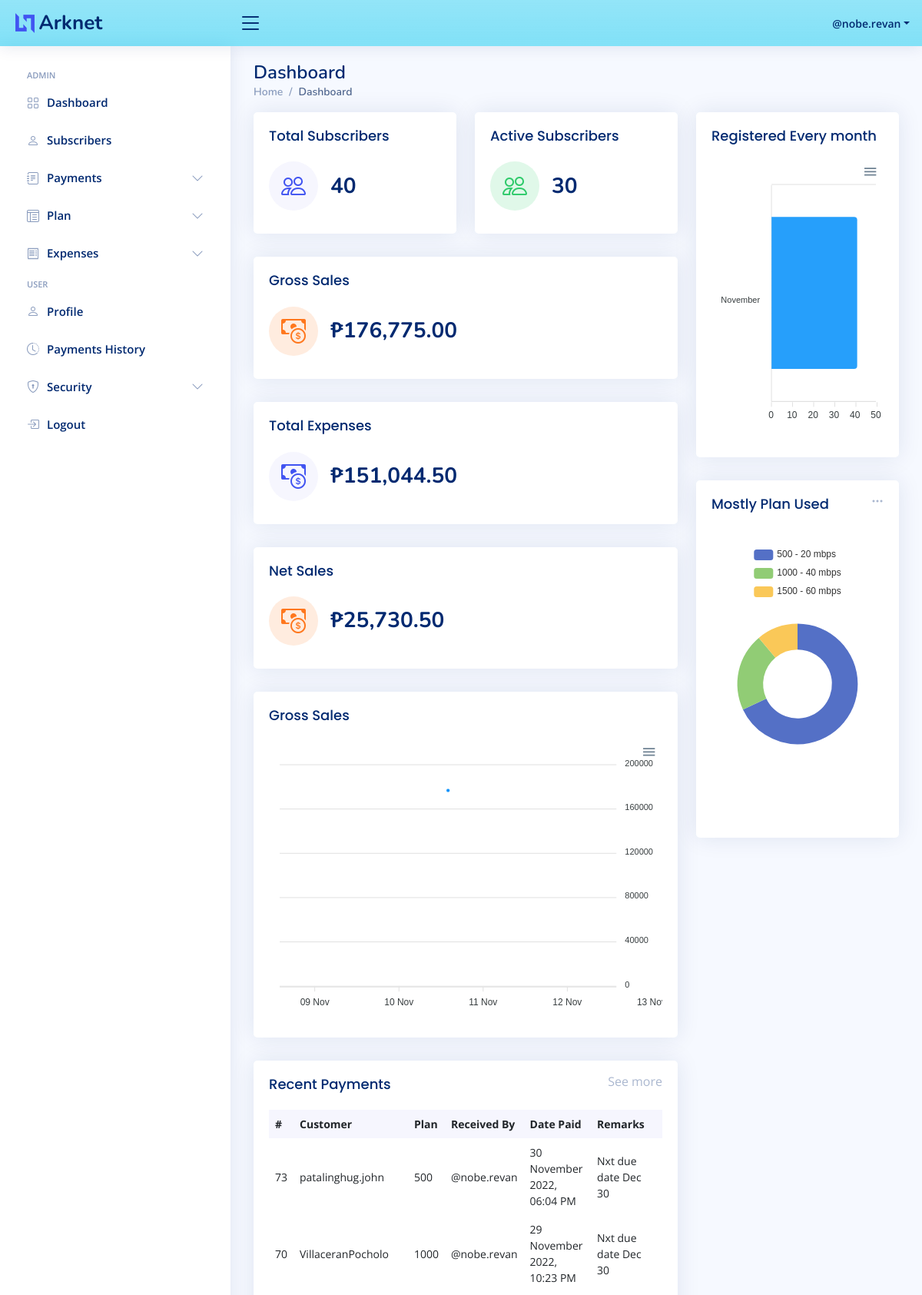
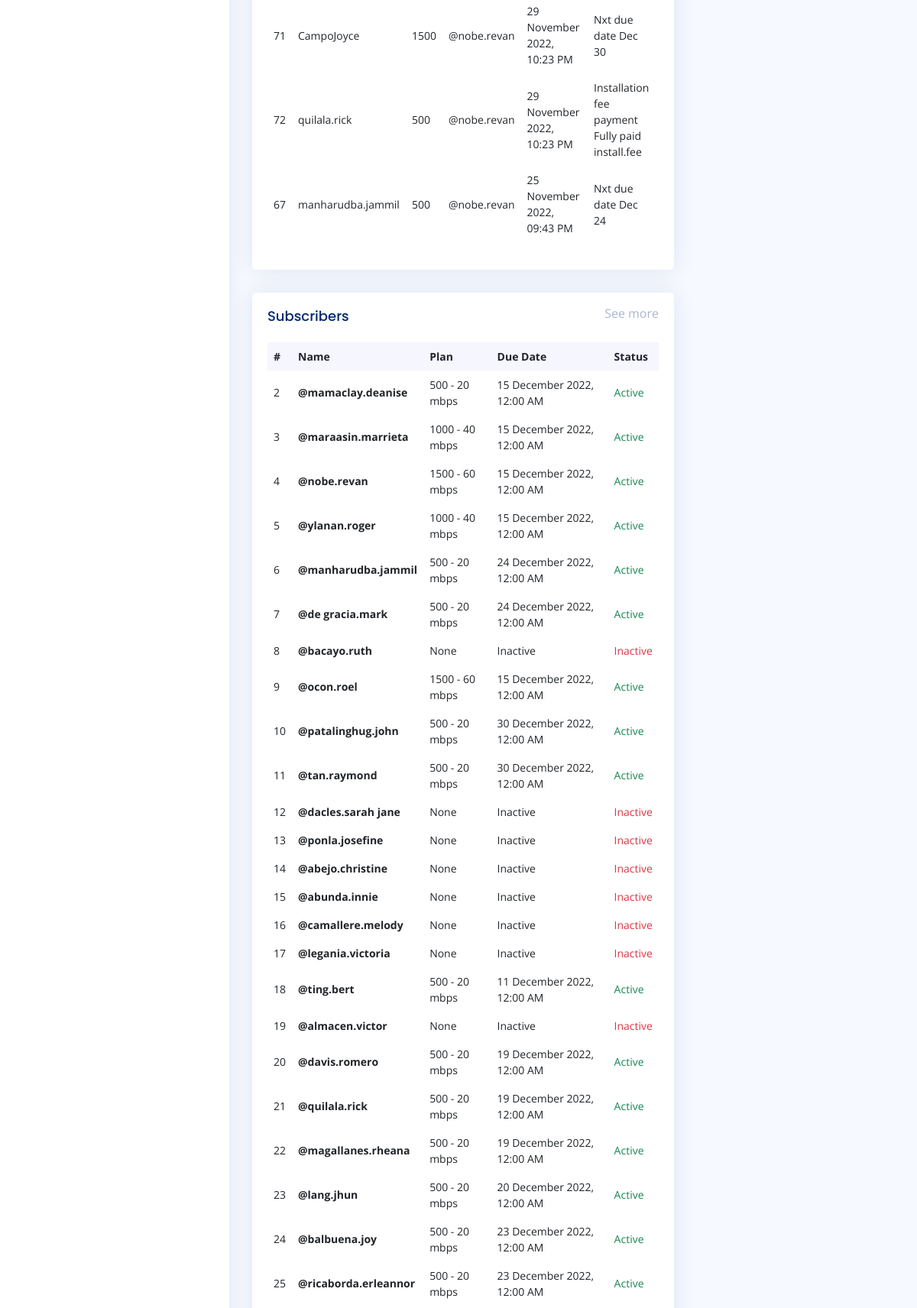
The app's page /dashboard/ (signed in, upper part) with its own data (2 pictures, top to bottom).
### app/models.py (models this page shows, shortened)
class User(db.Model):
    id = db.Column(db.Integer, primary_key=True)
    username = db.Column(db.String(120), nullable=False, unique=True)
    _password = db.Column(db.String(120), nullable=False)
    created_on = db.Column(db.DateTime(timezone=True),
                            server_default=db.func.now())
    last_modified = db.Column(db.DateTime(
        timezone=True), nullable=False, server_default=db.func.now())
    last_login = db.Column(db.DateTime(timezone=True))
    is_admin = db.Column(db.Boolean, default=False)
    email = db.Column(db.String(255), unique=True)
    is_email_verified = db.Column(db.Boolean, default=False)
    user_details_id = db.Column(db.Integer, db.ForeignKey(
        "user_details.id", ondelete="CASCADE"))
    user_details = db.relationship("UserDetails", backref=db.backref("user", uselist=False, cascade="all, delete",
                                                                        passive_deletes=True))
    def __str__(self):
        return f"@{self.username}"
    @property
    def password(self):
        return self._password
    @property
    def current_payment(self):
        return Payment.query.order_by(db.asc(Payment.due_date)).filter(Payment.user_id == self.id).filter(
            Payment.is_expired == False).first()
    @property
    def due_date(self):
        return self.current_payment.due_date or None

class Payment(db.Model):
    id = db.Column(db.Integer, primary_key=True)
    remarks = db.Column(db.String(80))
    date_paid = db.Column(db.DateTime(timezone=True),
                          default=datetime.datetime.now())
    due_date = db.Column(db.DateTime(timezone=True), nullable=False,
                         default=datetime.datetime.now() + datetime.timedelta(days=30))
    receipt = db.Column(db.String(255), unique=True)
    receipt_id = db.Column(db.Integer, unique=True)
    amount = db.Column(db.Float, nullable=False)
    received_by_id = db.Column(
        db.Integer, db.ForeignKey("user.id"), nullable=False)
    received_by = db.relationship("User", foreign_keys=[received_by_id])
    plan_id = db.Column(db.Integer, db.ForeignKey(
        "plan.id", ondelete="CASCADE"))
    plan = db.relationship("Plan", backref='payment')
    user_id = db.Column(db.Integer, db.ForeignKey(
        "user.id", ondelete="CASCADE"), nullable=False)
    user = db.relationship("User", backref=db.backref("payments", cascade="all, delete", passive_deletes=True),
                            foreign_keys=[user_id])
    def __str__(self) -> str:
        return str(self.plan)
    @hybrid_property
    def is_expired(self):
        return self.due_date < datetime.datetime.now()

class Plan(db.Model):
    id = db.Column(db.Integer, primary_key=True)
    price = db.Column(db.Integer, nullable=False)
    speed = db.Column(db.Integer, nullable=False)
    def __str__(self):
        return f"{self.price} - {self.speed} mbps"

### app/auth/utils.py (the view)
    def decors(*args, **kwargs):
        if not load_user().is_admin and not request.args.get('token'):
            return abort(403)
        return func(*args, **kwargs)

### app/templates/main/dashboard.html (shortened to what this page needs)
{% extends 'base.html' %}
{% block body %}
<header id="header" class="header fixed-top d-flex align-items-center bg-info bg-gradient bg-opacity-50">
  {% include 'includes/logo.html' %}
  {% include 'includes/navbar.html' %}
</header>
{% include 'includes/sidenav.html' %}
<main id="main" class="main">
  <div class="pagetitle">
    <h1>Dashboard</h1>
    <nav>
      <ol class="breadcrumb">
        <li class="breadcrumb-item"><a href="#">Home</a></li>
        <li class="breadcrumb-item active">Dashboard</li>
      </ol>
    </nav>
  </div>
  <section class="section dashboard">
    <div class="row">
      <div class="col-lg-8">
        <div class="row justify-content-md-center">
          <div class="col-xxl-4 col-md-6">
            <div class="card info-card sales-card">
              <div class="card-body">
                <h5 class="card-title">Total Subscribers</h5>
                <div class="d-flex align-items-center">
                  <div class="card-icon rounded-circle d-flex align-items-center justify-content-center">
                    <i class="bi bi-people"></i>
                  </div>
                  <div class="ps-3">
                    <h6>{{ total_users }}</h6>
                  </div>
                </div>
              </div>
            </div>
          </div>
          <div class="col-xxl-4 col-md-6">
            <div class="card info-card revenue-card">
              <div class="card-body">
                <h5 class="card-title">Active Subscribers</h5>
                <div class="d-flex align-items-center">
                  <div class="card-icon rounded-circle d-flex align-items-center justify-content-center">
                    <i class="bi bi-people"></i>
                  </div>
                  <div class="ps-3">
                    <h6>{{ active_users }}</h6>
                  </div>
                </div>
              </div>
            </div>
          </div>
          <div class="col-xxl-4 col-xl-12">
            <div class="card info-card customers-card">
              <div class="card-body">
                <h5 class="card-title">Gross Sales</h5>
                <div class="d-flex align-items-center">
                  <div class="card-icon rounded-circle d-flex align-items-center justify-content-center">
                    <i class="bi bi-cash-coin"></i>
                  </div>
                  <div class="ps-3">
                    <h6>₱{{ "{:,.2f}".format(total_gross_sales) }}</h6>
                  </div>
                </div>
              </div>
            </div>
          </div>
          <div class="col-xxl-4 col-xl-12">
            <div class="card info-card sales-card">
              <div class="card-body">
                <h5 class="card-title">Total Expenses</h5>
                <div class="d-flex align-items-center">
                  <div class="card-icon rounded-circle d-flex align-items-center justify-content-center">
                    <i class="bi bi-cash-coin"></i>
                  </div>
                  <div class="ps-3">
                    <h6>₱{{ "{:,.2f}".format(total_expenses) }}</h6>
                  </div>
                </div>
              </div>
            </div>
          </div>
          <div class="col-xxl-4 col-xl-12">
            <div class="card info-card customers-card">
              <div class="card-body">
                <h5 class="card-title">Net Sales</h5>
                <div class="d-flex align-items-center">
                  <div class="card-icon rounded-circle d-flex align-items-center justify-content-center">
                    <i class="bi bi-cash-coin"></i>
                  </div>
                  <div class="ps-3">
                    <h6>₱{{ "{:,.2f}".format(net_sales) }}</h6>
                  </div>
                </div>
              </div>
            </div>
          </div>
          <div class="col-12">
            <div class="card">
              <div class="card-body">
                <h5 class="card-title">Gross Sales</h5>
                <div id="reportsChart"></div>
                <script>
                  document.addEventListener("DOMContentLoaded", () => {
                    const series = {
                      "monthDataSeries1": {
                        "prices": [
                        {% for gross_value in gross_sales %}
                              "{{ '%.2f' % gross_value[1] | float }}",
                      {% endfor %}
                        ],
                        "dates": [
                        {% for gross_value in gross_sales %}
                              "{{ gross_value[0] }}",
                        {% endfor %}
                        ]
                      },
                    }
                    new ApexCharts(document.querySelector("#reportsChart"), {
                      series: [{
                        name: "Sales",
                        data: series.monthDataSeries1.prices
                      }],
                      chart: {
                        type: 'area',
                        height: 350,
                        zoom: {
                          enabled: false
                        }
                      },
                      dataLabels: {
                        enabled: false
                      },
                      stroke: {
                        curve: 'smooth'
                      },
                      subtitle: {
                        align: 'left'
                      },
                      labels: series.monthDataSeries1.dates,
                      xaxis: {
                        type: 'datetime',
                      },
                      yaxis: {
                        opposite: true
                      },
                      legend: {
                        horizontalAlign: 'left'
                      }
                    }).render();
                  });
                </script>
              </div>
            </div>
          </div>
          <div class="col-12">
            <div class="card top-selling overflow-auto">
                <div class="filter">
                  <a class="icon" href="{{ url_for('admin.payment.payment_table') }}">See more</a>
                </div>
              <div class="card-body">
                <h5 class="card-title">Recent Payments</h5>
                <table class="table table-borderless">
                  <thead>
                    <tr>
                      <th scope="col">#</th>
                      <th scope="col">Customer</th>
                      <th scope="col">Plan</th>
                      <th scope="col">Received By</th>
                      <th scope="col">Date Paid</th>
                      <th scope="col">Remarks</th>
                    </tr>
                  </thead>
                  <tbody>
                    {% for payment in payments %}
                    <tr>
                      <td>{{ payment.id }}</td>
                      <td>{{ payment.user.username }}</td>
                      <td>{{ payment.plan.price }}</td>
                      <td>{{ payment.received_by }}</td>
                      <td>{{ payment.date_paid.strftime("%d %B %Y, %I:%M %p") }}</td>
                      <td>{{ payment.remarks }}</td>
                    </tr>
                    {% endfor %}
                  </tbody>
                </table>
              </div>
            </div>
          </div>
          <div class="col-12">
            <div class="card top-selling overflow-auto">
              <div class="filter">
                <a class="icon" href="{{ url_for('main.users_table') }}">See more</a>
              </div>
              <div class="card-body pb-0">
                <h5 class="card-title">Subscribers</h5>
                <table class="table table-borderless datatable">
                  <thead>
                    <tr>
                      <th scope="col">#</th>
                      <th scope="col">Name</th>
                      <th scope="col">Plan</th>
                      <th scope="col">Due Date</th>
                      <th scope="col">Status</th>
                    </tr>
                  </thead>
                  <tbody>
                    {% for user in users %}
                    <tr>
                      <td class="txt-oflo">{{ user.id }}</td>
                      <td class="txt-oflo"><a class="fw-bold text-dark"
                          href="{{ url_for('main.profile', token=dumps_token(user.username, salt='username')) }}">{{
                          user }}</a></td>
                      <td>{{ user.current_payment }}</td>
                      <td class="txt-oflo">{{ user.due_date.strftime("%d %B %Y, %I:%M %p") if user.due_date else
                        "Inactive" }}</td>
                      {% if user.current_payment %}
                      <td class="text-success">Active</td>
                      {% else %}
                      <td class="text-danger">Inactive</td>
                      {% endif %}
                    </tr>
                    {% endfor %}
                  </tbody>
                </table>
              </div>
            </div>
          </div>
        </div>
      </div>
      <div class="col-lg-4">
        <div class="col-lg">
          <div class="card">
            <div class="card-body">
              <h5 class="card-title">Registered Every month</h5>
              <div id="barChart"></div>
              <script>
                document.addEventListener("DOMContentLoaded", () => {
                  new ApexCharts(document.querySelector("#barChart"), {
                    series: [{
                      data: [
                        {% for data in user_created_on %}
                            "{{ data[1] }}",
                    {% endfor %}
                        ]
                      }],
                  chart: {
                  type: 'bar',
                  height: 350
                },
                  plotOptions: {
                  bar: {
                    borderRadius: 4,
                    horizontal: true,
                  }
                },
                  dataLabels: {
                  enabled: false
                },
                  xaxis: {
                  categories: [
                    {% for data in user_created_on %}
                          "{{ data[0].strftime('%B') }}",
                  {% endfor %}
                        ],
                      }
                    }).render();
                  });
              </script>
            </div>
          </div>
        </div>
        <div class="card">
          <div class="filter">
            <a class="icon" href="#" data-bs-toggle="dropdown"><i class="bi bi-three-dots"></i></a>
          </div>
          <div class="card-body pb-0">
            <h5 class="card-title">Mostly Plan Used</h5>
            <div id="trafficChart" style="min-height: 400px;" class="echart"></div>
            <script>
              document.addEventListener("DOMContentLoaded", () => {
                echarts.init(document.querySelector("#trafficChart")).setOption({
                  tooltip: {
                    trigger: 'item'
                  },
                  legend: {
                    top: '5%',
                    left: 'center'
                  },
                  series: [{
                    name: 'Access From',
                    type: 'pie',
                    radius: ['40%', '70%'],
                    avoidLabelOverlap: false,
                    label: {
                      show: false,
                      position: 'center'
                    },
                    emphasis: {
                      label: {
                        show: true,
                        fontSize: '18',
                        fontWeight: 'bold'
                      }
                    },
                    labelLine: {
                      show: false
                    },
                    data: [
                      {% for plan in plan_data %}
                        {
                    value: "{{ plan[1] }}",
                    name: '{{ plan[0] }}'
                  },
                  {% endfor %}
                      ]
                    }]
                  });
                });
            </script>
          </div>
        </div>
      </div>
    </div>
  </section>
</main>
{% endblock %}

### app/templates/includes/navbar.html (shortened to what this page needs)
<nav class="header-nav ms-auto">
    <ul class="d-flex align-items-center">
      <li class="nav-item dropdown pe-3">
        <a class="nav-link nav-profile d-flex align-items-center pe-0" href="#" data-bs-toggle="dropdown">
          <span class="d-none d-md-block dropdown-toggle ps-2">{{ load_user() }}</span>
        </a>
      </li>
    </ul>
  </nav>

### records on screen
User: username "@nobe.revan", id "4", current_payment "1500 - 60 mbps", due_date "15 December 2022, 12:00 AM", shows "Active"
Payment: id "73", user.username "patalinghug.john", plan.price "500", received_by "@nobe.revan", date_paid "30 November 2022, 06:04 PM", remarks "Nxt due date Dec 30"
Payment: id "70", user.username "VillaceranPocholo", plan.price "1000", received_by "@nobe.revan", date_paid "29 November 2022, 10:23 PM", remarks "Nxt due date Dec 30"
Payment: id "71", user.username "CampoJoyce", plan.price "1500", received_by "@nobe.revan", date_paid "29 November 2022, 10:23 PM", remarks "Nxt due date Dec 30"
Payment: id "72", user.username "quilala.rick", plan.price "500", received_by "@nobe.revan", date_paid "29 November 2022, 10:23 PM", remarks "Installation fee payment Fully paid install.fee"
Payment: id "67", user.username "manharudba.jammil", plan.price "500", received_by "@nobe.revan", date_paid "25 November 2022, 09:43 PM", remarks "Nxt due date Dec 24"
User: id "2", username "@mamaclay.deanise", current_payment "500 - 20 mbps", due_date "15 December 2022, 12:00 AM", shows "Active"
User: id "3", username "@maraasin.marrieta", current_payment "1000 - 40 mbps", due_date "15 December 2022, 12:00 AM", shows "Active"
User: id "5", username "@ylanan.roger", current_payment "1000 - 40 mbps", due_date "15 December 2022, 12:00 AM", shows "Active"
User: id "6", username "@manharudba.jammil", current_payment "500 - 20 mbps", due_date "24 December 2022, 12:00 AM", shows "Active"
User: id "7", username "@de gracia.mark", current_payment "500 - 20 mbps", due_date "24 December 2022, 12:00 AM", shows "Active"
User: id "8", username "@bacayo.ruth", current_payment "None", due_date "Inactive"
User: id "9", username "@ocon.roel", current_payment "1500 - 60 mbps", due_date "15 December 2022, 12:00 AM", shows "Active"
User: id "10", username "@patalinghug.john", current_payment "500 - 20 mbps", due_date "30 December 2022, 12:00 AM", shows "Active"
User: id "11", username "@tan.raymond", current_payment "500 - 20 mbps", due_date "30 December 2022, 12:00 AM", shows "Active"
User: id "12", username "@dacles.sarah jane", current_payment "None", due_date "Inactive"
User: id "13", username "@ponla.josefine", current_payment "None", due_date "Inactive"
User: id "14", username "@abejo.christine", current_payment "None", due_date "Inactive"
User: id "15", username "@abunda.innie", current_payment "None", due_date "Inactive"
User: id "16", username "@camallere.melody", current_payment "None", due_date "Inactive"
User: id "17", username "@legania.victoria", current_payment "None", due_date "Inactive"
User: id "18", username "@ting.bert", current_payment "500 - 20 mbps", due_date "11 December 2022, 12:00 AM", shows "Active"
User: id "19", username "@almacen.victor", current_payment "None", due_date "Inactive"
User: id "20", username "@davis.romero", current_payment "500 - 20 mbps", due_date "19 December 2022, 12:00 AM", shows "Active"
User: id "21", username "@quilala.rick", current_payment "500 - 20 mbps", due_date "19 December 2022, 12:00 AM", shows "Active"
User: id "22", username "@magallanes.rheana", current_payment "500 - 20 mbps", due_date "19 December 2022, 12:00 AM", shows "Active"
User: id "23", username "@lang.jhun", current_payment "500 - 20 mbps", due_date "20 December 2022, 12:00 AM", shows "Active"
User: id "24", username "@balbuena.joy", current_payment "500 - 20 mbps", due_date "23 December 2022, 12:00 AM", shows "Active"
User: id "25", username "@ricaborda.erleannor", current_payment "500 - 20 mbps", due_date "23 December 2022, 12:00 AM", shows "Active"

### other values on screen
{{ total_users }} "40"
{{ active_users }} "30"
{{ "{:,.2f}".format(total_gross_sales) }} "176,775.00"
{{ "{:,.2f}".format(total_expenses) }} "151,044.50"
{{ "{:,.2f}".format(net_sales) }} "25,730.50"
chart data {{ data[0].strftime('%B') }} November
